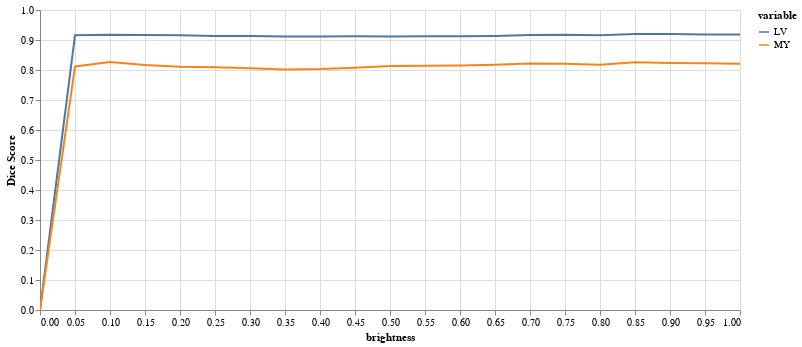

The notebook cell saved with this chart:
### Code cell
results = eval_bright_series(img(), trueMask(), trainedModel, start=0, end=1.05, components=['bg','LV','MY'])
plot_eval_series(results)

### Figure 1 — Vega-Lite specification as saved in the notebook (floating-point values rounded to 4 significant figures)
{"config": {"view": {"continuousWidth": 400, "continuousHeight": 300}}, "data": {"name": "data-67a8d56d8e45e2829099b40661d1fc8a"}, "mark": "line", "encoding": {"color": {"field": "variable", "type": "nominal"}, "tooltip": {"field": "Dice Score", "type": "quantitative"}, "x": {"field": "brightness", "type": "quantitative"}, "y": {"field": "Dice Score", "type": "quantitative"}}, "height": 300, "selection": {"selector003": {"type": "interval", "bind": "scales", "encodings": ["x", "y"]}}, "width": 700, "$schema": "https://vega.github.io/schema/vega-lite/v4.17.0.json", "datasets": {"data-67a8d56d8e45e2829099b40661d1fc8a": [{"brightness": 0.0, "variable": "LV", "Dice Score": 0.0}, {"brightness": 0.05, "variable": "LV", "Dice Score": 0.9158}, {"brightness": 0.1, "variable": "LV", "Dice Score": 0.9178}, {"brightness": 0.15, "variable": "LV", "Dice Score": 0.9163}, {"brightness": 0.2, "variable": "LV", "Dice Score": 0.9162}, {"brightness": 0.25, "variable": "LV", "Dice Score": 0.9133}, {"brightness": 0.3, "variable": "LV", "Dice Score": 0.9132}, {"brightness": 0.35, "variable": "LV", "Dice Score": 0.9117}, {"brightness": 0.4, "variable": "LV", "Dice Score": 0.9114}, {"brightness": 0.45, "variable": "LV", "Dice Score": 0.9123}, {"brightness": 0.5, "variable": "LV", "Dice Score": 0.912}, {"brightness": 0.55, "variable": "LV", "Dice Score": 0.9125}, {"brightness": 0.6, "variable": "LV", "Dice Score": 0.9126}, {"brightness": 0.65, "variable": "LV", "Dice Score": 0.9136}, {"brightness": 0.7, "variable": "LV", "Dice Score": 0.9167}, {"brightness": 0.75, "variable": "LV", "Dice Score": 0.9178}, {"brightness": 0.8, "variable": "LV", "Dice Score": 0.9161}, {"brightness": 0.85, "variable": "LV", "Dice Score": 0.9199}, {"brightness": 0.9, "variable": "LV", "Dice Score": 0.9199}, {"brightness": 0.95, "variable": "LV", "Dice Score": 0.9179}, {"brightness": 1.0, "variable": "LV", "Dice Score": 0.9186}, {"brightness": 0.0, "variable": "MY", "Dice Score": 0.0}, {"brightness": 0.05, "variable": "MY", "Dice Score": 0.8119}, {"brightness": 0.1, "variable": "MY", "Dice Score": 0.8264}, {"brightness": 0.15, "variable": "MY", "Dice Score": 0.817}, {"brightness": 0.2, "variable": "MY", "Dice Score": 0.8108}, {"brightness": 0.25, "variable": "MY", "Dice Score": 0.8089}, {"brightness": 0.3, "variable": "MY", "Dice Score": 0.806}, {"brightness": 0.35, "variable": "MY", "Dice Score": 0.8018}, {"brightness": 0.4, "variable": "MY", "Dice Score": 0.8031}, {"brightness": 0.45, "variable": "MY", "Dice Score": 0.8076}, {"brightness": 0.5, "variable": "MY", "Dice Score": 0.813}, {"brightness": 0.55, "variable": "MY", "Dice Score": 0.8144}, {"brightness": 0.6, "variable": "MY", "Dice Score": 0.8149}, {"brightness": 0.65, "variable": "MY", "Dice Score": 0.8173}, {"brightness": 0.7, "variable": "MY", "Dice Score": 0.8214}, {"brightness": 0.75, "variable": "MY", "Dice Score": 0.8209}, {"brightness": 0.8, "variable": "MY", "Dice Score": 0.8173}, {"brightness": 0.85, "variable": "MY", "Dice Score": 0.826}, {"brightness": 0.9, "variable": "MY", "Dice Score": 0.8231}, {"brightness": 0.95, "variable": "MY", "Dice Score": 0.8227}, {"brightness": 1.0, "variable": "MY", "Dice Score": 0.8207}]}}
